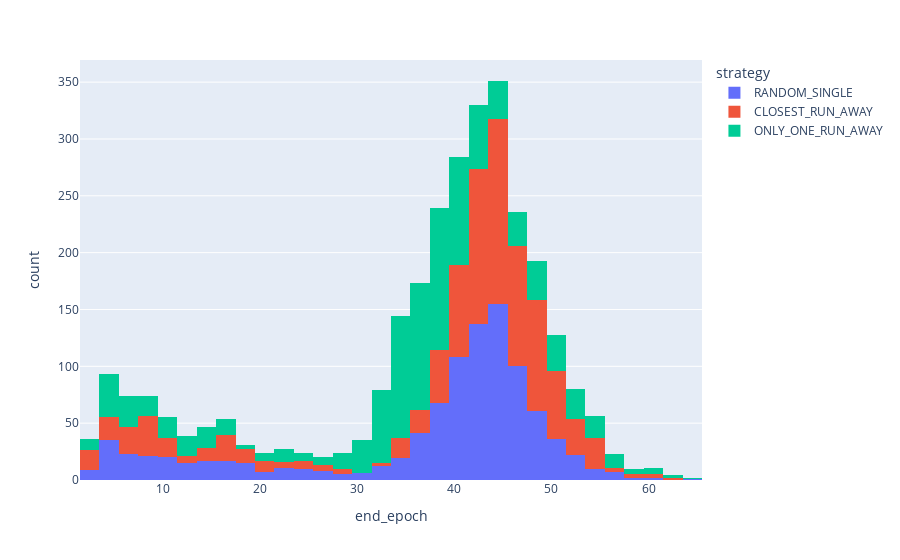

The notebook cell saved with this chart:
### Code cell
px.histogram(df_game_result, x="end_epoch", nbins=len(df_game_result.end_epoch.unique()), color="strategy")

### Figure 1 — Plotly figure (JSON) as saved in the notebook; plotly's stock layout.template omitted (floating-point values rounded to 4 significant figures; data arrays with more than 128 entries replaced by an {"elided": "..."} marker saying what was removed)
{"data": [{"bingroup": "x", "hovertemplate": "strategy=RANDOM_SINGLE<br>end_epoch=%{x}<br>count=%{y}<extra></extra>", "legendgroup": "RANDOM_SINGLE", "marker": {"color": "#636efa", "pattern": {"shape": ""}}, "name": "RANDOM_SINGLE", "nbinsx": 62, "orientation": "v", "showlegend": true, "type": "histogram", "x": {"elided": "1000 int values"}, "xaxis": "x", "yaxis": "y"}, {"bingroup": "x", "hovertemplate": "strategy=CLOSEST_RUN_AWAY<br>end_epoch=%{x}<br>count=%{y}<extra></extra>", "legendgroup": "CLOSEST_RUN_AWAY", "marker": {"color": "#EF553B", "pattern": {"shape": ""}}, "name": "CLOSEST_RUN_AWAY", "nbinsx": 62, "orientation": "v", "showlegend": true, "type": "histogram", "x": {"elided": "1000 int values"}, "xaxis": "x", "yaxis": "y"}, {"bingroup": "x", "hovertemplate": "strategy=ONLY_ONE_RUN_AWAY<br>end_epoch=%{x}<br>count=%{y}<extra></extra>", "legendgroup": "ONLY_ONE_RUN_AWAY", "marker": {"color": "#00cc96", "pattern": {"shape": ""}}, "name": "ONLY_ONE_RUN_AWAY", "nbinsx": 62, "orientation": "v", "showlegend": true, "type": "histogram", "x": {"elided": "1000 int values"}, "xaxis": "x", "yaxis": "y"}], "layout": {"barmode": "relative", "legend": {"title": {"text": "strategy"}, "tracegroupgap": 0}, "margin": {"t": 60}, "xaxis": {"anchor": "y", "domain": [0, 1], "title": {"text": "end_epoch"}}, "yaxis": {"anchor": "x", "domain": [0, 1], "title": {"text": "count"}}}}
